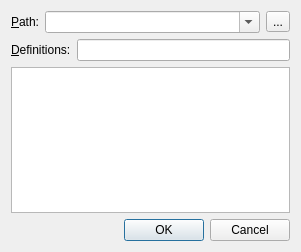
<?xml version="1.0" encoding="UTF-8"?>
<ui version="4.0">
 <class>CombineDialog</class>
 <widget class="QDialog" name="CombineDialog">
  <property name="geometry">
   <rect>
    <x>0</x>
    <y>0</y>
    <width>301</width>
    <height>252</height>
   </rect>
  </property>
  <property name="windowTitle">
   <string>Combine</string>
  </property>
  <layout class="QVBoxLayout" name="verticalLayout">
   <item>
    <layout class="QHBoxLayout" name="pathLayout">
     <item>
      <widget class="QLabel" name="pathLabel">
       <property name="text">
        <string>&amp;Path:</string>
       </property>
       <property name="buddy">
        <cstring>pathBox</cstring>
       </property>
      </widget>
     </item>
     <item>
      <widget class="QComboBox" name="pathBox">
       <property name="sizePolicy">
        <sizepolicy hsizetype="MinimumExpanding" vsizetype="Fixed">
         <horstretch>0</horstretch>
         <verstretch>0</verstretch>
        </sizepolicy>
       </property>
       <property name="editable">
        <bool>true</bool>
       </property>
      </widget>
     </item>
     <item>
      <widget class="QToolButton" name="pathButton">
       <property name="text">
        <string>...</string>
       </property>
      </widget>
     </item>
    </layout>
   </item>
   <item>
    <layout class="QHBoxLayout" name="defsLayout">
     <item>
      <widget class="QLabel" name="defsLabel">
       <property name="text">
        <string>&amp;Definitions:</string>
       </property>
       <property name="buddy">
        <cstring>defsEdit</cstring>
       </property>
      </widget>
     </item>
     <item>
      <widget class="QLineEdit" name="defsEdit"/>
     </item>
    </layout>
   </item>
   <item>
    <widget class="QListWidget" name="formulaList"/>
   </item>
   <item>
    <widget class="QDialogButtonBox" name="buttonBox">
     <property name="standardButtons">
      <set>QDialogButtonBox::Cancel|QDialogButtonBox::Ok</set>
     </property>
    </widget>
   </item>
  </layout>
 </widget>
 <tabstops>
  <tabstop>pathBox</tabstop>
  <tabstop>pathButton</tabstop>
  <tabstop>defsEdit</tabstop>
  <tabstop>formulaList</tabstop>
  <tabstop>buttonBox</tabstop>
 </tabstops>
 <resources/>
 <connections>
  <connection>
   <sender>buttonBox</sender>
   <signal>accepted()</signal>
   <receiver>CombineDialog</receiver>
   <slot>accept()</slot>
   <hints>
    <hint type="sourcelabel">
     <x>159</x>
     <y>212</y>
    </hint>
    <hint type="destinationlabel">
     <x>76</x>
     <y>199</y>
    </hint>
   </hints>
  </connection>
  <connection>
   <sender>buttonBox</sender>
   <signal>rejected()</signal>
   <receiver>CombineDialog</receiver>
   <slot>reject()</slot>
   <hints>
    <hint type="sourcelabel">
     <x>204</x>
     <y>210</y>
    </hint>
    <hint type="destinationlabel">
     <x>247</x>
     <y>200</y>
    </hint>
   </hints>
  </connection>
  <connection>
   <sender>formulaList</sender>
   <signal>activated(QModelIndex)</signal>
   <receiver>CombineDialog</receiver>
   <slot>accept()</slot>
   <hints>
    <hint type="sourcelabel">
     <x>249</x>
     <y>59</y>
    </hint>
    <hint type="destinationlabel">
     <x>281</x>
     <y>1</y>
    </hint>
   </hints>
  </connection>
 </connections>
</ui>
